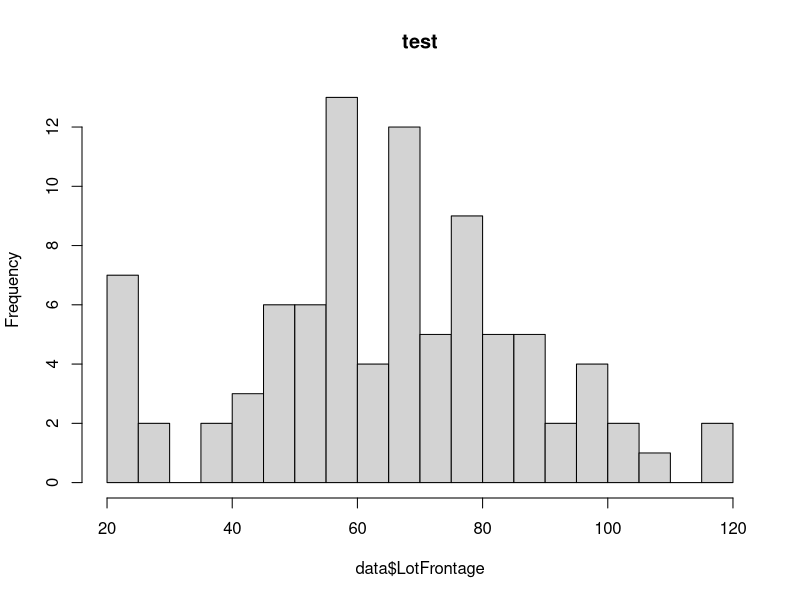
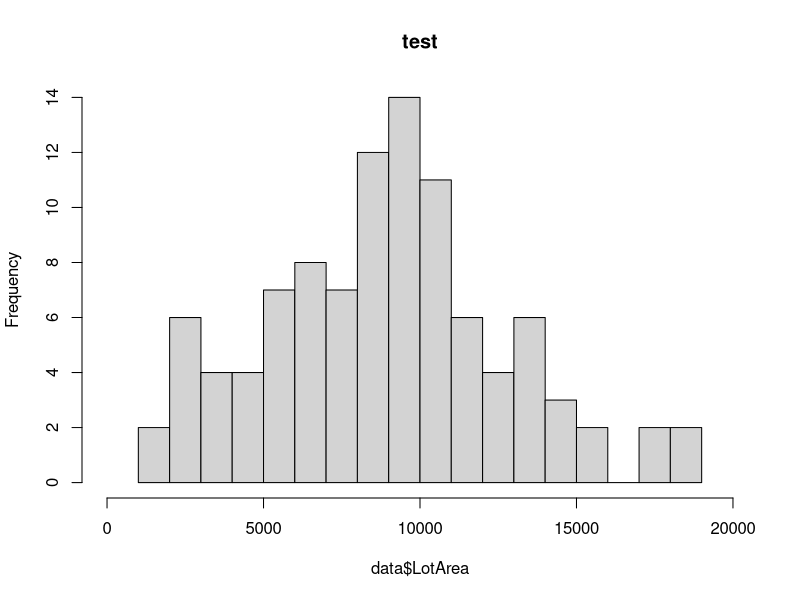
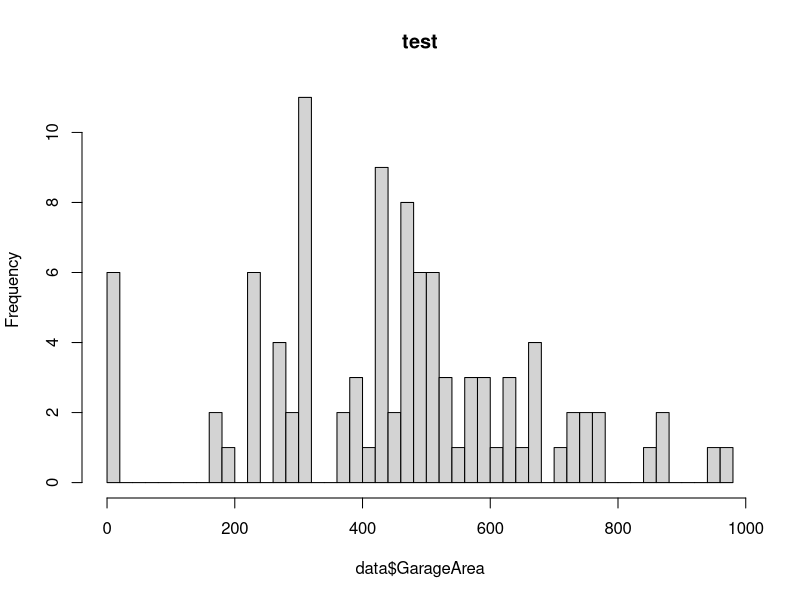
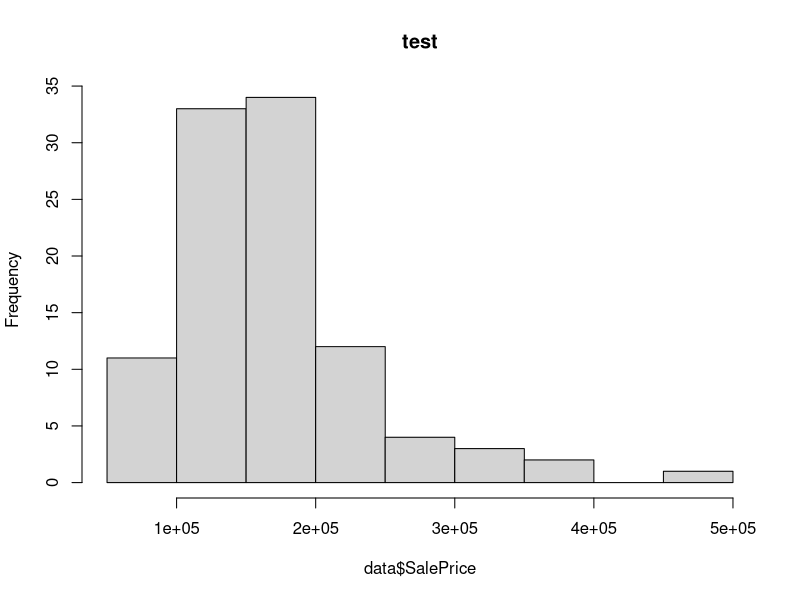
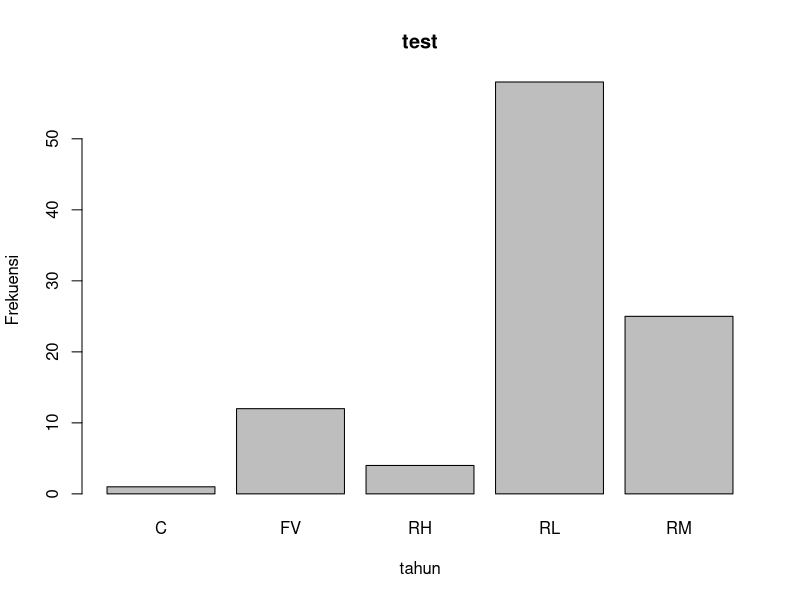
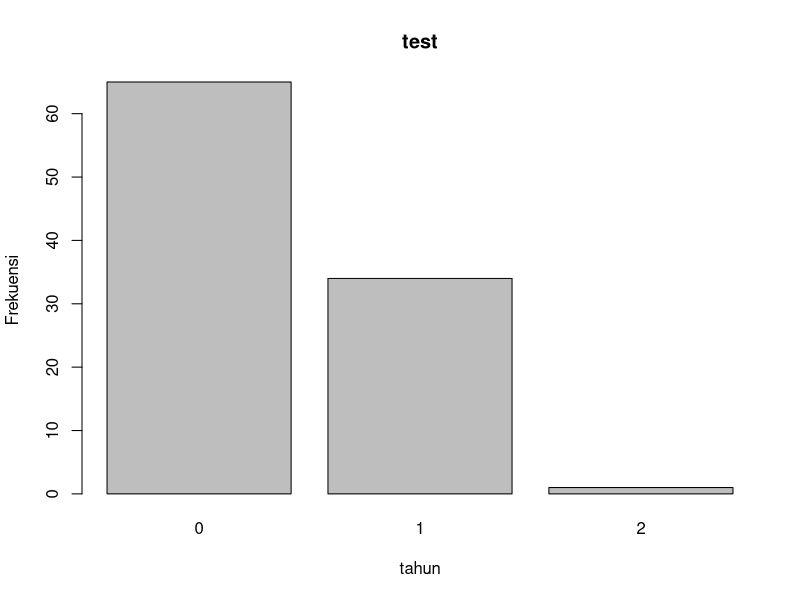
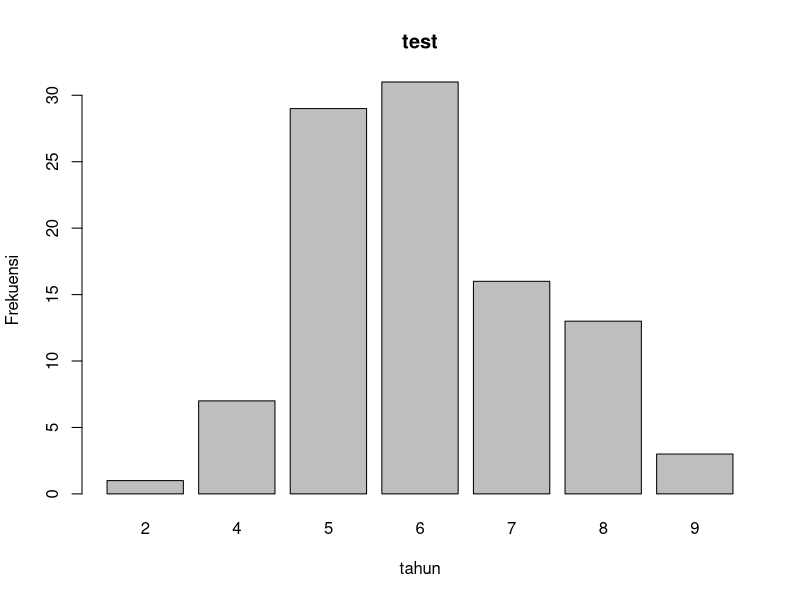
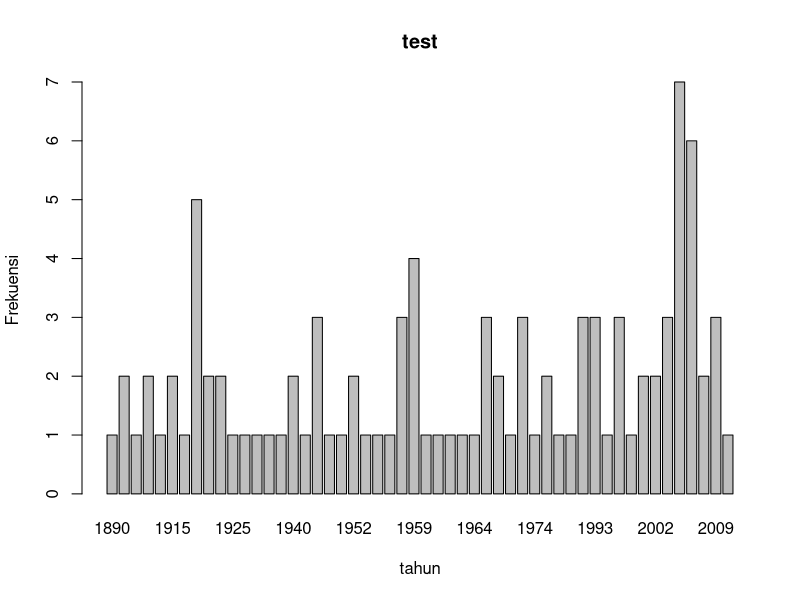

Source code (R) for these figures, in order:
data <- read.csv("houseprices.csv")
str(data)


#4
hist(data$LotFrontage, main="test",xlim=c(20,120),breaks = 20)
hist(data$LotArea, main="test", xlim=c(0,20000), breaks = 20)
hist(data$GarageArea, main="test", breaks = 40)
hist(data$SalePrice, main="test")

barplot(table(data$MSZoning), xlab= "tahun", ylab="Frekuensi", main="test")
barplot(table(data$LotShape), xlab= "tahun", ylab="Frekuensi", main="test")
barplot(table(data$OverallQual), xlab= "tahun", ylab="Frekuensi", main="test")
barplot(table(data$YearBuilt), xlab= "tahun", ylab="Frekuensi", main="test")
barplot(table(data$RoofStyle), xlab= "tahun", ylab="Frekuensi", main="test")


#5
pairs(data[,c("LotFrontage","LotArea","GarageArea","SalePrice")],
            bg = rainbow(3),
            col = rainbow(3),
            pch = 21)
